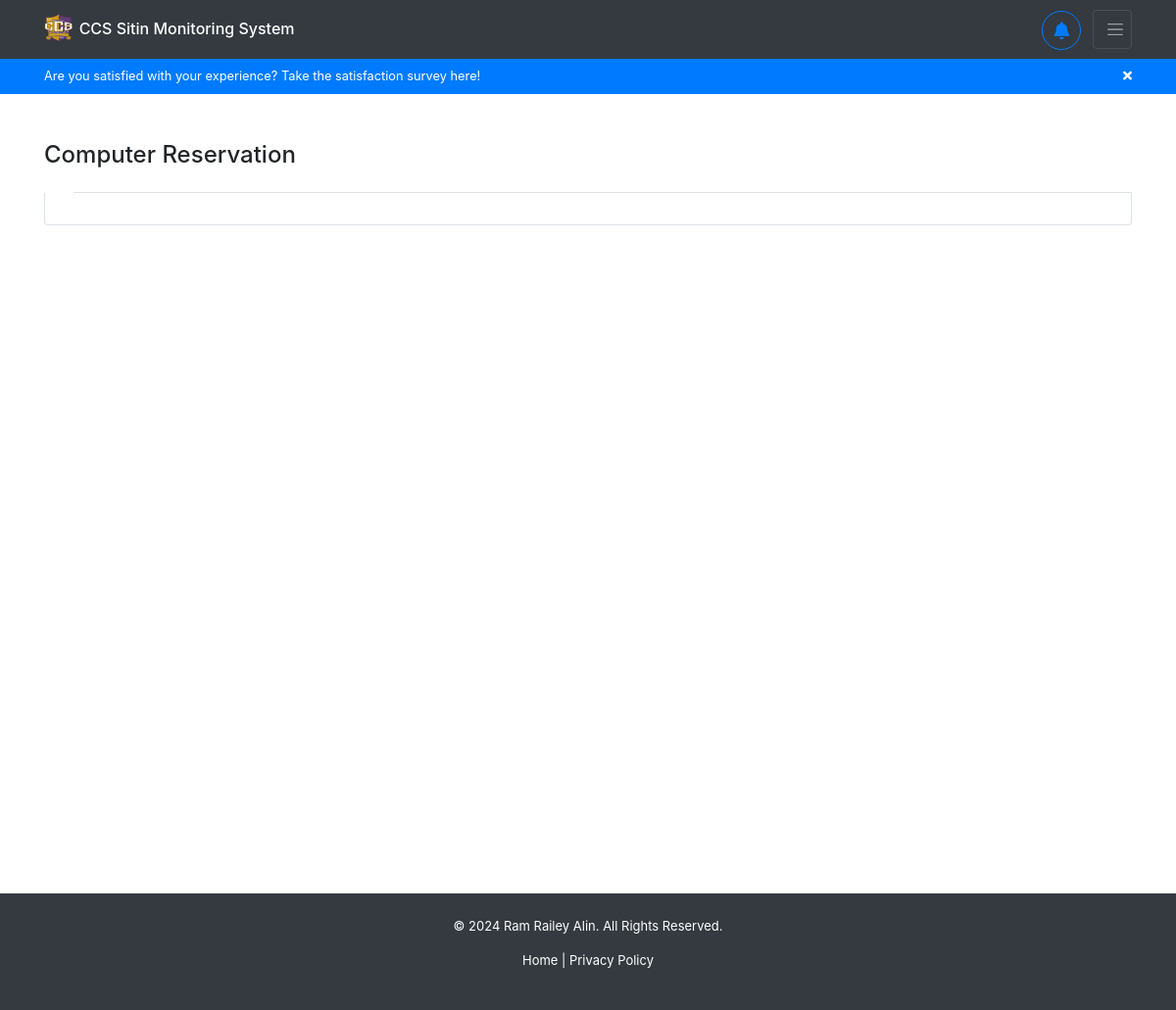
The page /reservations/ (signed in) on the database as committed earlier.
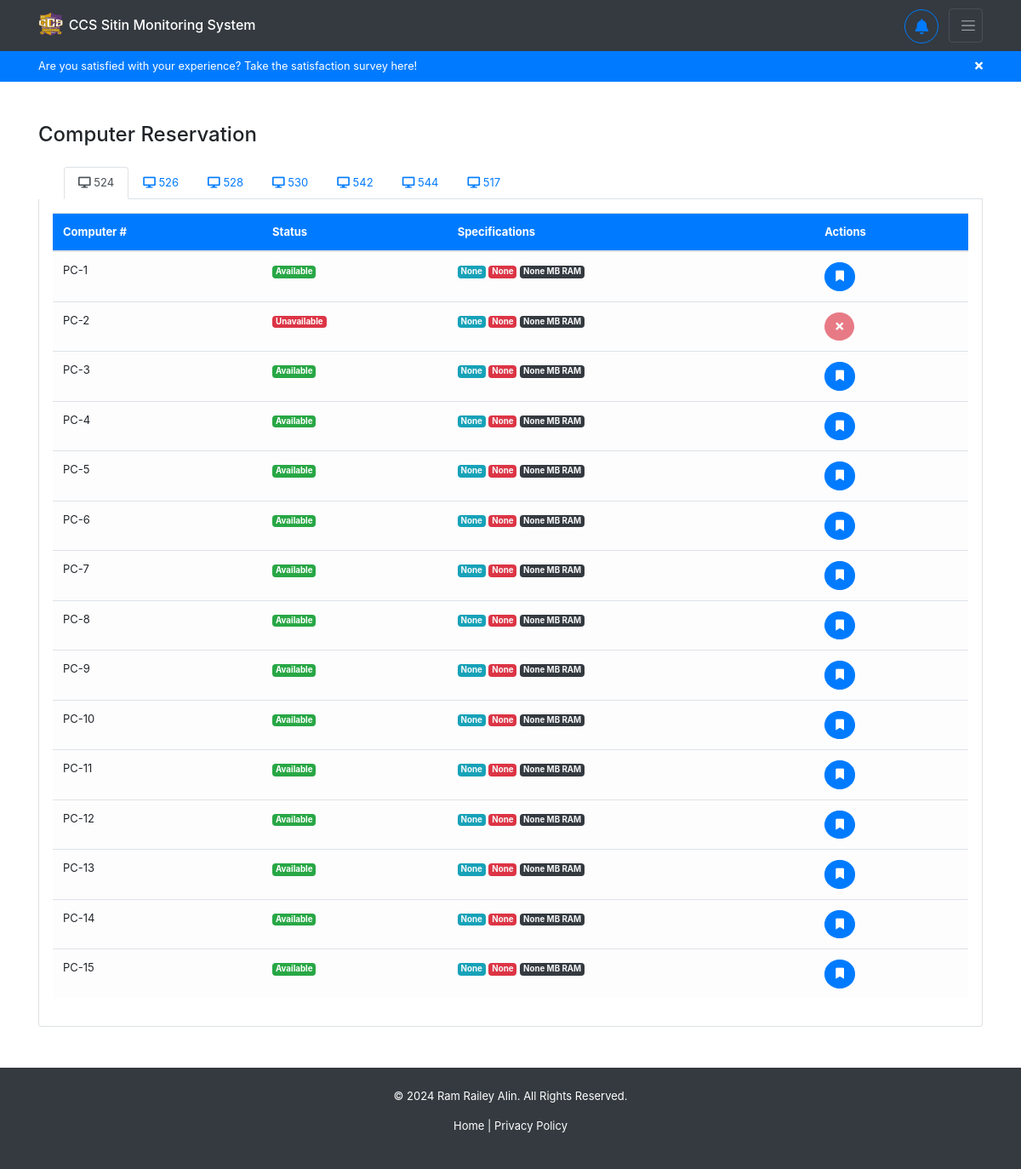
The same page on the database as committed later.
### reservations/models.py (models this page shows, shortened)
class LabRoom(models.Model):
    room_number = models.IntegerField(null=True, blank=True)
    name = models.CharField(max_length=50, blank=True, null=True)
    description = models.CharField(max_length=255, blank=True, null=True)
    capacity = models.IntegerField(null=True, blank=True)
    is_available = models.BooleanField(default=False, blank=True, null=True)
    administrated_by = models.ForeignKey(User, on_delete=models.SET_NULL, null=True, blank=True, limit_choices_to={ 'is_superuser': True })

class Computer(models.Model):
    pc_number = models.IntegerField(null=True, blank=True)
    operating_system = models.CharField(max_length=50, blank=True, null=True)
    processor = models.CharField(max_length=50, blank=True, null=True)
    ram_amount_in_mb = models.IntegerField(null=True, blank=True)
    is_available = models.BooleanField(default=False, blank=True, null=True)
    installed_at = models.DateTimeField(blank=True, null=True, auto_now_add=True)
    lab_room = models.ForeignKey(LabRoom, on_delete=models.CASCADE)

### reservations/views.py (the view)
# urls.py: path('', views.reservation, name='reservations-index'),
@login_required
def reservation(request):
    if request.user.is_authenticated:
        labrooms = LabRoom.objects.prefetch_related('computer_set').all()
        return render(request, 'reservations/pages/reservation.html', context={ 'labrooms': labrooms })
    return redirect('/')

### reservations/templates/reservations/pages/reservation.html (shortened to what this page needs)
{% extends 'backend/base.html' %}
{% load humanize %}
{% block content %}
<div class="container mt-5">
    <h4 class="mb-4">Computer Reservation</h4>
    <ul class="nav nav-tabs" id="labTabs" role="tablist">
        {% for lab in labrooms %}
        <li class="nav-item">
            <a class="nav-link {% if forloop.first %}active{% endif %}"
               id="lab{{ lab.room_number }}-tab"
               data-toggle="tab"
               href="#lab{{ lab.room_number }}"
               role="tab"
               aria-controls="lab{{ lab.room_number }}"
               aria-selected="{% if forloop.first %}true{% else %}false{% endif %}">
                <i class="fas fa-desktop"></i> {{ lab.room_number }}
            </a>
        </li>
        {% endfor %}
    </ul>
    <div class="tab-content p-3 border border-top-0 rounded-bottom" id="labTabsContent">
        {% for lab in labrooms %}
        <div class="tab-pane fade {% if forloop.first %}show active{% endif %}"
             id="lab{{ lab.room_number }}"
             role="tabpanel"
             aria-labelledby="lab{{ lab.room_number }}-tab">
            <div class="table-responsive d-flex flex-column">
                <table class="table table-hover align-middle">
                    <thead class="bg-primary text-white">
                        <tr>
                            <th>Computer #</th>
                            <th>Status</th>
                            <th>Specifications</th>
                            <th>Actions</th>
                        </tr>
                    </thead>
                    <tbody class="table-light">
                        {% for computer in lab.computer_set.all %}
                        <tr>
                            <td>PC-{{ computer.pc_number }}</td>
                            <td>
                                <span class="badge
                                    {% if computer.is_available %}bg-success
                                    {% else %}bg-danger{% endif %} text-white">
                                    {% if computer.is_available %}Available{% else %}Unavailable{% endif %}
                                </span>
                            </td>
                            <td>
                                <span class="badge bg-info text-light">{{ computer.operating_system }}</span>
                                <span class="badge bg-danger text-light">{{ computer.processor }}</span>
                                <span class="badge bg-dark text-light">{{ computer.ram_amount_in_mb|intcomma }} MB RAM</span>
                            </td>
                            <td>
                                {% if computer.is_available %}
                                <button class="btn btn-primary rounded-circle feedback-btn"
                                        data-toggle="modal"
                                        data-target="#reserveModal"
                                        data-computer="PC-{{ computer.pc_number }}"
                                        data-computer-id="{{ computer.id }}"
                                        title="Reserve this computer">
                                    <i class="fas fa-bookmark"></i>
                                </button>
                                {% else %}
                                <button class="btn btn-danger rounded-circle "
                                        disabled
                                        title="Computer in use"
                                        style="cursor: not-allowed;">
                                    <i class="fas fa-times"></i>
                                </button>
                                {% endif %}
                            </td>
                        </tr>
                        {% empty %}
                        <tr>
                            <td colspan="4" class="text-center text-muted">No computers available in this lab</td>
                        </tr>
                        {% endfor %}
                    </tbody>
                </table>
            </div>
        </div>
        {% endfor %}
    </div>
</div>
{% endblock %}

### backend/templates/backend/base.html (shortened to what this page needs)
{% load static %}
<!DOCTYPE html>
<html>
<head>
    <link href="https://cdnjs.cloudflare.com/ajax/libs/font-awesome/5.15.3/css/all.min.css" rel="stylesheet">
    <link rel="stylesheet" href="https://cdn.jsdelivr.net/npm/bootstrap@4.0.0/dist/css/bootstrap.min.css">
    <link rel="stylesheet" href="{% static 'backend/css/styles.css' %}">
</head>
<body>
    {% include 'backend/header.html' %}
    <main>
        {% block content %}
        {% endblock content %}
    </main>
    <footer class="bg-dark text-white text-center py-4 mt-5">
        <div class="container" style="font-size: small;">
            <p>&copy; 2024 Ram Railey Alin. All Rights Reserved.</p>
            <p>
                <a href="#" class="text-white">Home</a> |
                <a href="#" class="text-white">Privacy Policy</a>
            </p>
        </div>
    </footer>
</body>
</html>

### backend/templates/backend/header.html (shortened to what this page needs)
{% load static %}
<header>
    <nav class="navbar navbar-dark bg-dark">
        <div class="container">
            <a href="{% url 'user-home' %}" class="navbar-brand">
                <img src="{% static 'backend/images/ccs_logo_3.png' %}" alt="logo" width="30" height="30" class="d-inline-block align-top">
                <h6 class="hover-antiquewhite" style="display: inline-block;">CCS Sitin Monitoring System</h6>
            </a>
            <div>
                {% if user.is_authenticated %}
                    <div class="dropdown d-inline-block mr-2">
                        <button class="btn btn-outline-primary rounded-circle dropdown-toggle"
                                style="width: 40px; height: 40px; font-size: large;"
                                id="notificationDropdown"
                                data-toggle="dropdown"
                                aria-haspopup="true"
                                aria-expanded="false"
                                onclick="closeNavbar()">
                            <i class="fas fa-bell"></i>
                        </button>
                    </div>
                {% endif %}
                <button class="navbar-toggler"
                        style="width: 40px; height: 40px;"
                        type="button"
                        data-toggle="collapse"
                        data-target="#navbarNav"
                        aria-controls="navbarNav"
                        aria-expanded="false"
                        aria-label="Toggle navigation"
                        onclick="closeNotifications()">
                    <span class="navbar-toggler-icon" style="width: 20px;"></span>
                </button>
            </div>
        </div>
    </nav>
    {% url 'user-survey' as survey_url %}
    {% if request.get_full_path != survey_url and request.user.sitinsurvey.status == 'not taken' %}
    <div class="bg-primary p-2 text-white small">
        <div class="container d-flex justify-content-between">
            <span>Are you satisfied with your experience? Take the
                <a href="{{ survey_url }}" class="text-white">satisfaction survey</a>
                here!
            </span>
            <button type="button" class="btn-ghost" onclick="this.parentElement.parentElement.remove();">
                <i class="fas fa-times text-white"></i>
            </button>
        </div>
    </div>
    {% endif %}
</header>

### backend/static/backend/css/styles.css (style rules this page uses)
* { box-sizing: border-box; padding: 0; margin: 0; }
li { text-decoration: none; }
main { min-height: 90vh; }
p { font-size: small; }
button { font-size: small; }
.btn { font-size: small; }
.nav-link { font-size: small; }
ul { font-size: small; margin-left: 30px; }

### backend/templates/backend/header.html (style rules this page uses)
.btn-ghost { background-color: transparent; border-width: 0; cursor: pointer; }
.dropdown-toggle::after { display: none !important; }

### reservations/templates/reservations/pages/reservation.html (style rules this page uses)
table { font-size: small !important; }

Rows that differ between the two databases and show on the page:
added LabRoom: room_number "524"
added LabRoom: room_number "526", shown under "Computer Reservation"
added LabRoom: room_number "528", shown under "Computer Reservation"
added LabRoom: room_number "530", shown under "Computer Reservation"
added LabRoom: room_number "542", shown under "Computer Reservation"
added LabRoom: room_number "544", shown under "Computer Reservation"
added LabRoom: room_number "517", shown under "Computer Reservation"
added Computer: pc_number "1", is_available "Available", operating_system "None", processor "None", ram_amount_in_mb "None"
added Computer: pc_number "2", is_available "Unavailable", operating_system "None", processor "None", ram_amount_in_mb "None"
added Computer: pc_number "3", is_available "Available", operating_system "None", processor "None", ram_amount_in_mb "None"
added Computer: pc_number "4", is_available "Available", operating_system "None", processor "None", ram_amount_in_mb "None"
added Computer: pc_number "5", is_available "Available", operating_system "None", processor "None", ram_amount_in_mb "None"
added Computer: pc_number "6", is_available "Available", operating_system "None", processor "None", ram_amount_in_mb "None"
added Computer: pc_number "7", is_available "Available", operating_system "None", processor "None", ram_amount_in_mb "None"
added Computer: pc_number "8", is_available "Available", operating_system "None", processor "None", ram_amount_in_mb "None"
added Computer: pc_number "9", is_available "Available", operating_system "None", processor "None", ram_amount_in_mb "None"
added Computer: pc_number "10", is_available "Available", operating_system "None", processor "None", ram_amount_in_mb "None"
added Computer: pc_number "11", is_available "Available", operating_system "None", processor "None", ram_amount_in_mb "None"
added Computer: pc_number "12", is_available "Available", operating_system "None", processor "None", ram_amount_in_mb "None"
added Computer: pc_number "13", is_available "Available", operating_system "None", processor "None", ram_amount_in_mb "None"
added Computer: pc_number "14", is_available "Available", operating_system "None", processor "None", ram_amount_in_mb "None"
added Computer: pc_number "15", is_available "Available", operating_system "None", processor "None", ram_amount_in_mb "None"
